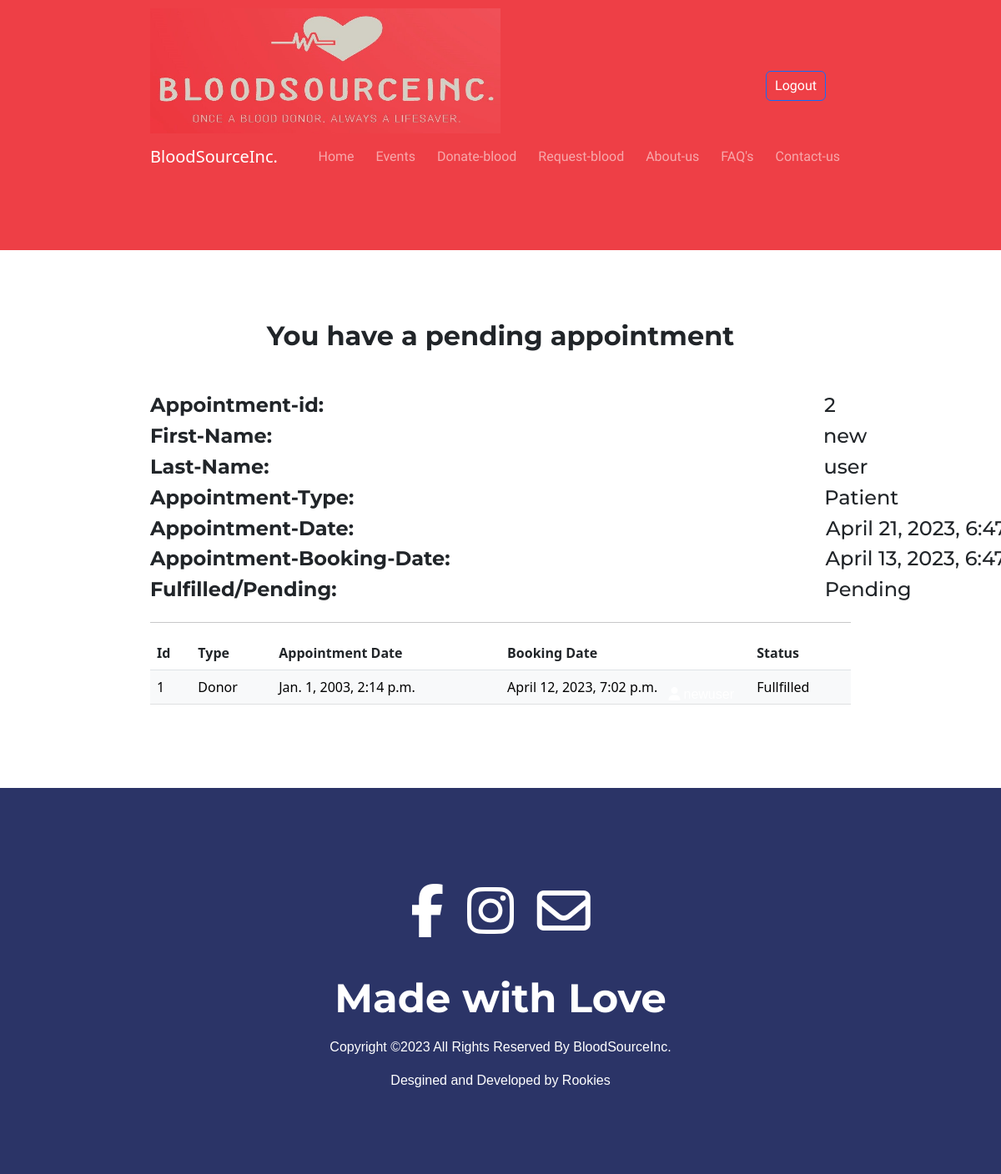
The page /view-appointments/ (signed in) on the database as committed earlier.
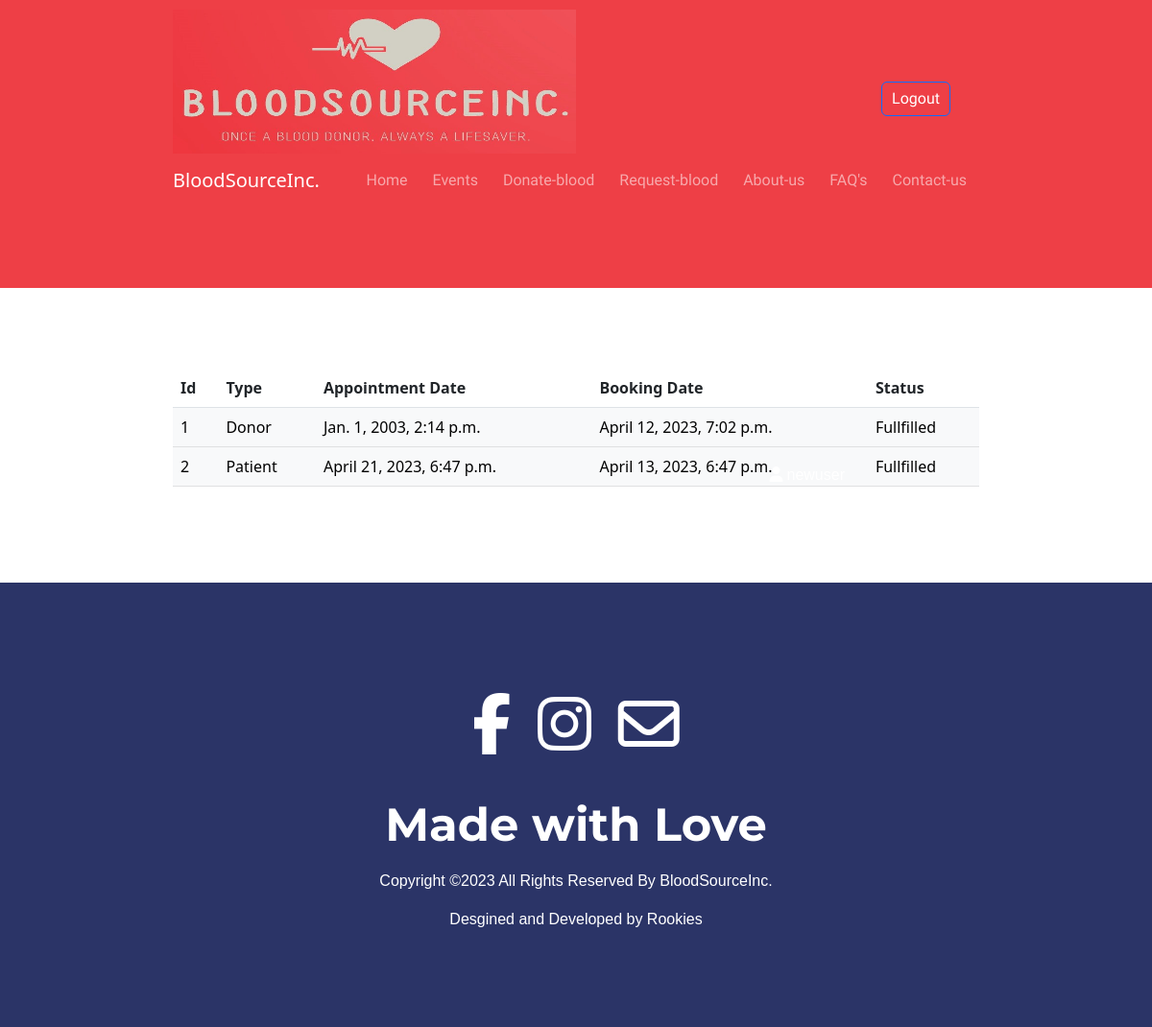
The same page on the database as committed later.
### staff/models.py (models this page shows)
class Appointment(models.Model):
    appointment_id = models.AutoField(primary_key=True)
    user_id = models.ForeignKey(Profile, on_delete=models.CASCADE)
    clinic_id = models.ForeignKey(Clinic, on_delete=models.CASCADE)
    type = models.CharField(max_length=10, choices=[('Donor', 'Donor'), ('Patient', 'Patient')])
    datetime_of_appointment = models.DateTimeField()
    datetime_of_booking = models.DateTimeField(auto_now_add=True)
    appointment_fullfilled = models.BooleanField(default=False) #type: ignore
    models.UniqueConstraint(fields=['user_id', 'clinic_id', 'datetime_of_appointment'], name='unique_user_clinic_datetime')

### users/models.py (models this page shows)
class Profile(AbstractUser):
    first_name = models.CharField(max_length=20)
    last_name = models.CharField(max_length=20)
    email = models.EmailField(max_length=254, unique=True)
    phone = models.CharField(max_length=20)
    blood_group = models.CharField(max_length=3, choices=BloodGroupEnum.choices)
    state = models.CharField(max_length=20, choices=StateEnum.choices)
    city = models.CharField(max_length=20)
    pincode = models.IntegerField()
    date_of_registration = models.DateField(auto_now_add=True)
    weight = models.IntegerField(blank=True, null=True)
    date_of_birth = models.DateField()
    is_staff = models.BooleanField(default=False) #type: ignore

### base/views.py (the view)
# urls.py: path('view-appointments/', view_appointments, name='user-view-appointments'),
def view_appointments(request):
    if not request.user.is_authenticated:
        messages.error(request, 'You must be logged in to view your appointments.')
        return redirect('user-login')
    appointments = Appointment.objects.filter(user_id=request.user)
    pending_appointment = None
    if Appointment.objects.filter(user_id=request.user, appointment_fullfilled=False).exists():
        pending_appointment = Appointment.objects.get(user_id=request.user, appointment_fullfilled=False)
    appointments.order_by('datetime_of_appointment')
    context = {'appointments': appointments, 'pending_appointment': pending_appointment}
    return render(request, 'base/view-appointments.html', context)

### base/templates/base/view-appointments.html (shortened to what this page needs)
{% extends 'base.html' %}
{% block content %}
<div class="container-fluid">
    {% if pending_appointment %}<h2 style="text-align: center; margin-bottom: 50px;"><strong>You have a pending appointment</strong></h2>
    <div style="display:flex; flex-direction:row;">
        <div><h4><strong>Appointment-id:</strong></h4></div>
        <div style="position:relative; left:600px;"><h4>{{ pending_appointment.appointment_id }}</h4></div>
        </div>
        <div style="display:flex; flex-direction:row;">
            <div><h4><strong>First-Name:</strong></h4></div>
            <div style="position:relative; left:661px;"><h4>{{ pending_appointment.user_id.first_name }}</h4></div>
        </div>
        <div style="display:flex; flex-direction:row;">
            <div><h4><strong>Last-Name:</strong></h4></div>
            <div style="position:relative; left:665px;"><h4>{{ pending_appointment.user_id.last_name }}</h4></div>
        </div>
        <div style="display:flex; flex-direction:row;">
            <div><h4><strong>Appointment-Type:</strong></h4></div>
            <div style="position:relative; left:564px;"><h4>{{ pending_appointment.type }}</h4></div>
        </div>
        <div style="display:flex; flex-direction:row;">
            <div><h4><strong>Appointment-Date:</strong></h4></div>
            <div style="position:relative; left:566px;"><h4>{{ pending_appointment.datetime_of_appointment }}</h4></div>
        </div>
        <div style="display:flex; flex-direction:row;">
            <div><h4><strong>Appointment-Booking-Date:</strong></h4></div>
            <div style="position:relative; left:450px;"><h4>{{ pending_appointment.datetime_of_booking }}</h4></div>
        </div>
        <div style="display:flex; flex-direction:row;">
            <div><h4><strong>Fulfilled/Pending:</strong></h4></div>
            <div style="position:relative; left:585px;"><h4>{% if pending_appointment.appointment_fullfilled %} Fullfilled {% else %} Pending {% endif %}</h4></div>
        </div>
        <hr>
    {% endif %}
    <table class="table">
        <thead>
            <tr>
              <th scope="col">Id</th>
              <th scope="col">Type</th>
              <th scope="col">Appointment Date</th>
              <th scope="col">Booking Date</th>
              <th scope="col">Status</th>
            </tr>
        </thead>
        <tbody>
            {% for appointment in appointments %}
                {% if appointment.appointment_fullfilled %}
                    <tr class="table-light">
                        <td>{{ appointment.appointment_id }}</td>
                        <td>{{ appointment.type }}</td>
                        <td>{{ appointment.datetime_of_appointment }}</td>
                        <td>{{ appointment.datetime_of_booking }}</td>
                        <td>{% if appointment.appointment_fullfilled %} Fullfilled {% else %} Pending {% endif %}</td>
                    </tr>
                {% endif %}
            {% endfor %}
        </tbody>
    </table>
</div>
{% endblock %}

Rows that differ between the two databases and show on the page:
now on one of the page's lists (row edited): Appointment: appointment_id "2", type "Patient", datetime_of_appointment "April 21, 2023, 6:47 p.m.", datetime_of_booking "April 13, 2023, 6:47 p.m."
changed Appointment "Patient": appointment_id "2" → (not shown); user_id.first_name "new" → (not shown); user_id.last_name "user" → (not shown); type "Patient" → (not shown); datetime_of_appointment "April 21, 2023,…" → (not shown); datetime_of_booking "April 13, 2023,…" → (not shown)
Other text that changed with them:
text no longer shown: "You have a pending appointment Appointment-id: First-Name: Last-Name: Appointment-Type: Appointment-Date: Appointment-Booking-Date: Fulfilled/Pending: Pending"
